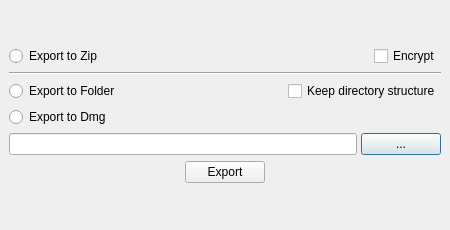
<?xml version="1.0" encoding="UTF-8"?>
<ui version="4.0">
 <class>file_export_dialog</class>
 <widget class="QDialog" name="file_export_dialog">
  <property name="windowModality">
   <enum>Qt::ApplicationModal</enum>
  </property>
  <property name="geometry">
   <rect>
    <x>0</x>
    <y>0</y>
    <width>450</width>
    <height>230</height>
   </rect>
  </property>
  <property name="minimumSize">
   <size>
    <width>450</width>
    <height>230</height>
   </size>
  </property>
  <property name="maximumSize">
   <size>
    <width>450</width>
    <height>230</height>
   </size>
  </property>
  <property name="windowTitle">
   <string>File Export</string>
  </property>
  <layout class="QGridLayout" name="gridLayout">
   <property name="leftMargin">
    <number>9</number>
   </property>
   <property name="topMargin">
    <number>9</number>
   </property>
   <property name="rightMargin">
    <number>9</number>
   </property>
   <property name="bottomMargin">
    <number>9</number>
   </property>
   <item row="0" column="0">
    <layout class="QVBoxLayout" name="verticalLayout_2">
     <item>
      <layout class="QHBoxLayout" name="horizontalLayout">
       <item>
        <widget class="QRadioButton" name="radioButton_export_to_zip">
         <property name="text">
          <string>Export to Zip</string>
         </property>
        </widget>
       </item>
       <item>
        <spacer name="horizontalSpacer">
         <property name="orientation">
          <enum>Qt::Horizontal</enum>
         </property>
         <property name="sizeHint" stdset="0">
          <size>
           <width>40</width>
           <height>20</height>
          </size>
         </property>
        </spacer>
       </item>
       <item>
        <widget class="QCheckBox" name="checkBox_encrypt_zip">
         <property name="text">
          <string>Encrypt</string>
         </property>
        </widget>
       </item>
      </layout>
     </item>
     <item>
      <layout class="QVBoxLayout" name="verticalLayout">
       <item>
        <widget class="Line" name="line">
         <property name="orientation">
          <enum>Qt::Horizontal</enum>
         </property>
        </widget>
       </item>
       <item>
        <layout class="QHBoxLayout" name="horizontalLayout_4">
         <item>
          <widget class="QRadioButton" name="radioButton_export_to_folder">
           <property name="text">
            <string>Export to Folder</string>
           </property>
          </widget>
         </item>
         <item>
          <spacer name="horizontalSpacer_2">
           <property name="orientation">
            <enum>Qt::Horizontal</enum>
           </property>
           <property name="sizeHint" stdset="0">
            <size>
             <width>40</width>
             <height>20</height>
            </size>
           </property>
          </spacer>
         </item>
         <item>
          <widget class="QCheckBox" name="checkBox_recursive">
           <property name="text">
            <string>Keep directory structure</string>
           </property>
          </widget>
         </item>
        </layout>
       </item>
      </layout>
     </item>
     <item>
      <layout class="QHBoxLayout" name="horizontalLayout_5">
       <item>
        <widget class="QRadioButton" name="radioButton_export_to_dmg">
         <property name="text">
          <string>Export to Dmg</string>
         </property>
        </widget>
       </item>
       <item>
        <spacer name="horizontalSpacer_6">
         <property name="orientation">
          <enum>Qt::Horizontal</enum>
         </property>
         <property name="sizeHint" stdset="0">
          <size>
           <width>40</width>
           <height>20</height>
          </size>
         </property>
        </spacer>
       </item>
      </layout>
     </item>
     <item>
      <layout class="QHBoxLayout" name="horizontalLayout_3">
       <property name="spacing">
        <number>4</number>
       </property>
       <item>
        <widget class="QLineEdit" name="lineEdit_di_path">
         <property name="readOnly">
          <bool>true</bool>
         </property>
        </widget>
       </item>
       <item>
        <widget class="QPushButton" name="pushButton_open">
         <property name="text">
          <string>...</string>
         </property>
        </widget>
       </item>
      </layout>
     </item>
     <item>
      <layout class="QHBoxLayout" name="horizontalLayout_2">
       <item>
        <spacer name="horizontalSpacer_3">
         <property name="orientation">
          <enum>Qt::Horizontal</enum>
         </property>
         <property name="sizeHint" stdset="0">
          <size>
           <width>40</width>
           <height>20</height>
          </size>
         </property>
        </spacer>
       </item>
       <item>
        <widget class="QPushButton" name="pushButton_export">
         <property name="text">
          <string>Export</string>
         </property>
        </widget>
       </item>
       <item>
        <spacer name="horizontalSpacer_4">
         <property name="orientation">
          <enum>Qt::Horizontal</enum>
         </property>
         <property name="sizeHint" stdset="0">
          <size>
           <width>40</width>
           <height>20</height>
          </size>
         </property>
        </spacer>
       </item>
      </layout>
     </item>
    </layout>
   </item>
  </layout>
 </widget>
 <resources/>
 <connections/>
</ui>
